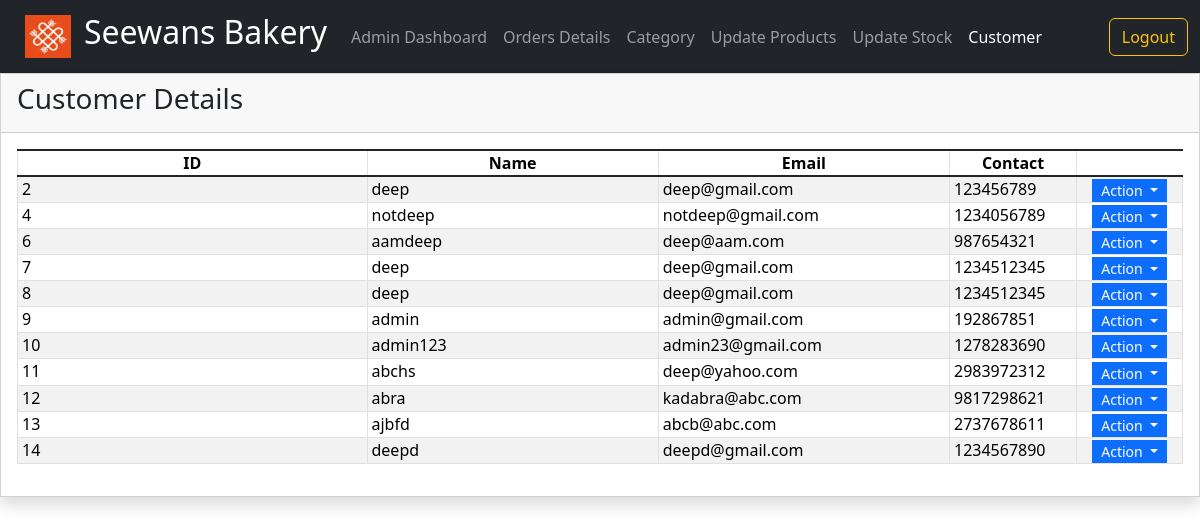
Before: /customer.php (signed in) with the older database file.
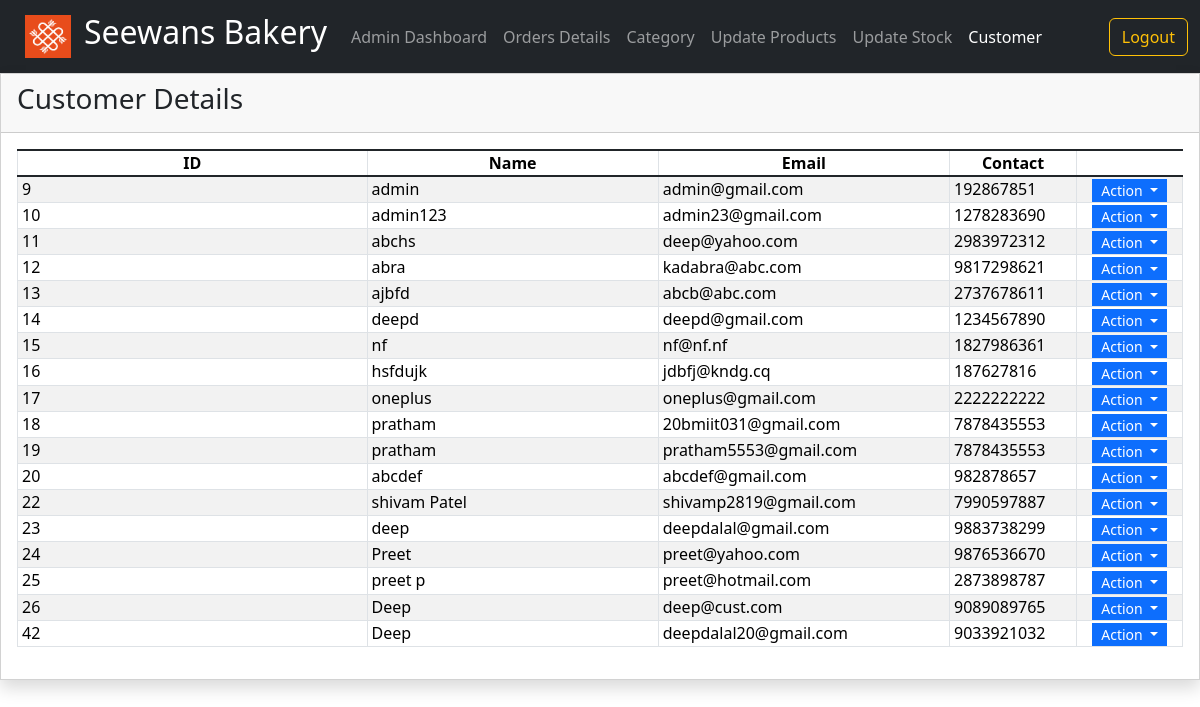
After: the same page with the newer database file.
### tables this page shows
CREATE TABLE `tbluser` (
  `id` int(11) NOT NULL,
  `name` varchar(50) NOT NULL,
  `email` varchar(256) NOT NULL,
  `password` varchar(256) NOT NULL,
  `contact` bigint(10) NOT NULL,
  `otp` int(11) NOT NULL,
  `date` datetime NOT NULL DEFAULT current_timestamp()
);

### customer.php (the view, shortened to what this page needs)
<?php
    include 'dbcon.php';
?>
<!doctype html>
<html lang="en">
  <head>
    <link href="https://cdn.jsdelivr.net/npm/bootstrap@5.1.3/dist/css/bootstrap.min.css" rel="stylesheet">
    <link rel="stylesheet" href="staff.css">
    <link rel="stylesheet" href="./Font-Awesome-master/css/all.min.css">
    <link rel="stylesheet" href="./css/bootstrap.min.css">
    <link rel="stylesheet" href="./select2/css/select2.min.css">
  </head>
  <body>
<nav class="navbar navbar-expand-lg navbar-dark bg-dark">
        <div class="container-fluid">
        <a href="admin.php"> <img class="btn"  src="seewans.png" alt="" width="72" height="57"> </a>
          <a class="navbar-brand" href="admin.php"><h2>Seewans Bakery</h2></a>
          <div class="collapse navbar-collapse" id="navbarSupportedContent">
            <ul class="navbar-nav me-auto mb-2 mb-lg-0">
              <li class="nav-item">
                <a class="nav-link" href="admin.php">Admin Dashboard</a>
              </li>
              <li class="nav-item">
                <a class="nav-link" href="orders.php">Orders Details</a>
              </li>
              <li class="nav-item">
                <a class="nav-link" href="category.php"> Category</a>
              </li>
              <li class="nav-item">
                <a class="nav-link" href="edproduct.php"> Update Products</a>
              </li>
              <li class="nav-item">
                <a class="nav-link" href="stock.php"> Update Stock</a>
              </li>
              <li class="nav-item">
                <a class="nav-link active" aria-current="page" href="#">Customer</a>
              </li>
            </ul>
            <a href="logout.php"><button class="btn btn-outline-warning" type="submit">Logout</button></a>
          </div>
        </div>
</nav>
<div class="card rounded-0 shadow">
    <div class="card-header d-flex justify-content-between">
        <h3 class="card-title">Customer Details</h3>
    </div>
    <div class="card-body">
        <table class="table table-hover table-striped table-bordered">
            <colgroup>
                <col width="30%">
                <col width="25%">
                <col width="25%">
            </colgroup>
            <thead>
                <tr>
                    <th class="text-center p-0">ID</th>
                    <th class="text-center p-0">Name</th>
                    <th class="text-center p-0">Email</th>
                    <th class="text-center p-0">Contact</th>
                </tr>
            </thead>
            <tbody>
            <?php
              $sql = "SELECT * FROM tbluser";
              $data = mysqli_query($conn, $sql);
              while($row = mysqli_fetch_assoc($data)):
            ?>
                <tr>
                    <td class="py-0 px-1"><?php echo $row['id']; ?></td>
                    <td class="py-0 px-1"><?php echo $row['name']; ?></td>
                    <td class="py-0 px-1"><?php echo $row['email']; ?></td>
                    <td class="py-0 px-1"><?php echo $row['contact']; ?></td>
                    <th class="text-center py-0 px-1">
                        <div class="btn-group" role="group">
                            <button id="btnGroupDrop1" type="button" class="btn btn-primary dropdown-toggle btn-sm rounded-0 py-0" data-bs-toggle="dropdown" aria-expanded="false">
                            Action
                            </button>
                        </div>
                    </th>
                </tr>
                <?php endwhile; ?>
            </tbody>
        </table>
    </div>
</div>
</body>
</html>

Changed rows visible on the page:
removed tbluser: id "2", name "deep", email "deep@gmail.com", contact "123456789"
removed tbluser: id "4", name "notdeep", email "notdeep@gmail.com", contact "1234056789"
removed tbluser: id "6", name "aamdeep", email "deep@aam.com", contact "987654321"
removed tbluser: id "7", name "deep", email "deep@gmail.com", contact "1234512345"
removed tbluser: id "8", name "deep", email "deep@gmail.com", contact "1234512345"
added tbluser: id "15", name "nf", email "nf@nf.nf", contact "1827986361"
added tbluser: id "16", name "hsfdujk", email "jdbfj@kndg.cq", contact "187627816"
added tbluser: id "17", name "oneplus", email "oneplus@gmail.com", contact "2222222222"
added tbluser: id "18", name "pratham", email "20bmiit031@gmail.com", contact "7878435553"
added tbluser: id "19", name "pratham", email "pratham5553@gmail.com", contact "7878435553"
added tbluser: id "20", name "abcdef", email "abcdef@gmail.com", contact "982878657"
added tbluser: id "22", name "shivam Patel", email "shivamp2819@gmail.com", contact "7990597887"
added tbluser: id "23", name "deep", email "deepdalal@gmail.com", contact "9883738299"
added tbluser: id "24", name "Preet", email "preet@yahoo.com", contact "9876536670"
added tbluser: id "25", name "preet p", email "preet@hotmail.com", contact "2873898787"
added tbluser: id "26", name "Deep", email "deep@cust.com", contact "9089089765"
added tbluser: id "42", name "Deep", email "deepdalal20@gmail.com", contact "9033921032"
